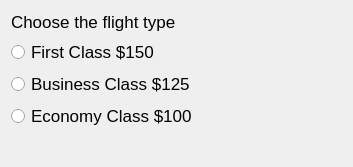
<?xml version="1.0" encoding="UTF-8"?>
<ui version="4.0">
 <class>Dialog</class>
 <widget class="QDialog" name="Dialog">
  <property name="geometry">
   <rect>
    <x>0</x>
    <y>0</y>
    <width>353</width>
    <height>167</height>
   </rect>
  </property>
  <property name="windowTitle">
   <string>Dialog</string>
  </property>
  <layout class="QVBoxLayout" name="verticalLayout_3">
   <item>
    <layout class="QVBoxLayout" name="verticalLayout_2">
     <item>
      <widget class="QLabel" name="label">
       <property name="font">
        <font>
         <pointsize>13</pointsize>
        </font>
       </property>
       <property name="text">
        <string>Choose the flight type</string>
       </property>
      </widget>
     </item>
     <item>
      <layout class="QVBoxLayout" name="verticalLayout">
       <item>
        <widget class="QRadioButton" name="radioButtonFirstClass">
         <property name="font">
          <font>
           <pointsize>13</pointsize>
          </font>
         </property>
         <property name="text">
          <string>First Class $150</string>
         </property>
        </widget>
       </item>
       <item>
        <widget class="QRadioButton" name="radioButtonBusinessClass">
         <property name="font">
          <font>
           <pointsize>13</pointsize>
          </font>
         </property>
         <property name="text">
          <string>Business Class $125</string>
         </property>
        </widget>
       </item>
       <item>
        <widget class="QRadioButton" name="radioButtonEconomyClass">
         <property name="font">
          <font>
           <pointsize>13</pointsize>
          </font>
         </property>
         <property name="text">
          <string>Economy Class $100</string>
         </property>
        </widget>
       </item>
      </layout>
     </item>
     <item>
      <widget class="QLabel" name="labelStatusBar">
       <property name="font">
        <font>
         <pointsize>13</pointsize>
        </font>
       </property>
       <property name="text">
        <string/>
       </property>
      </widget>
     </item>
    </layout>
   </item>
  </layout>
 </widget>
 <resources/>
 <connections/>
</ui>
